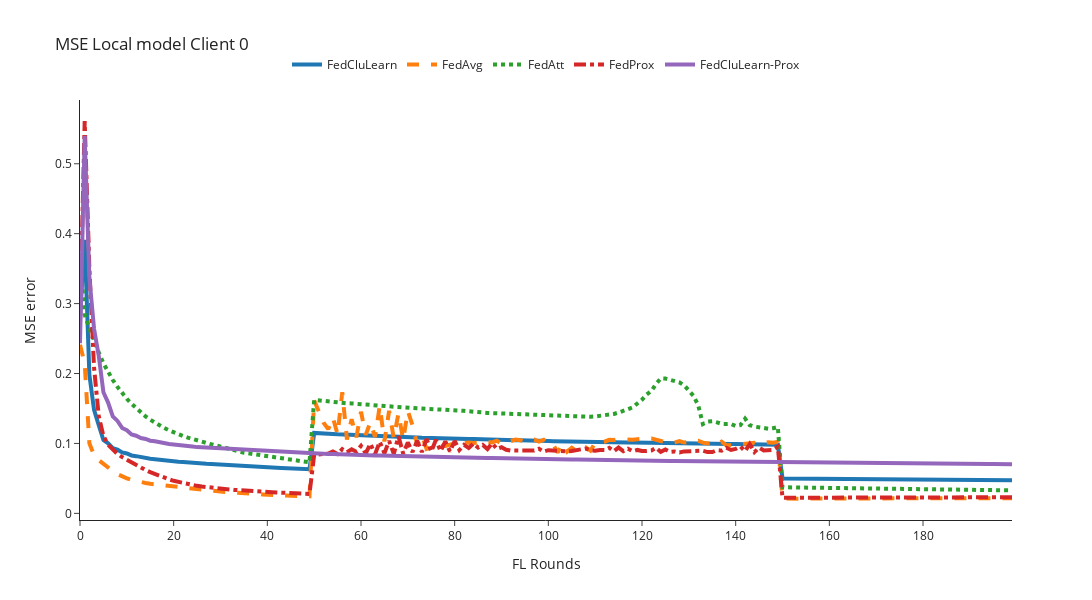
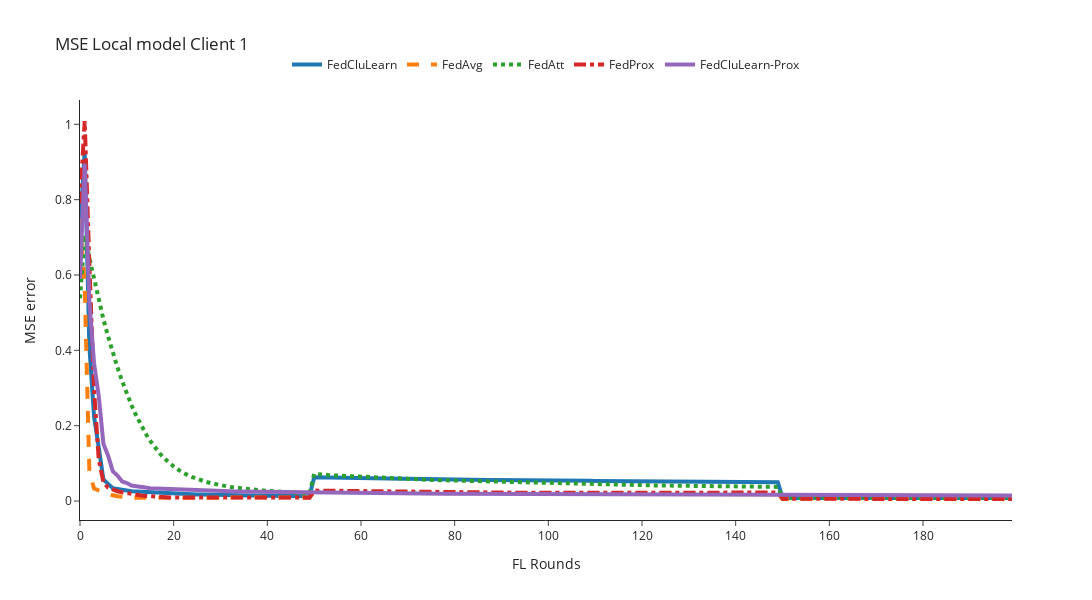
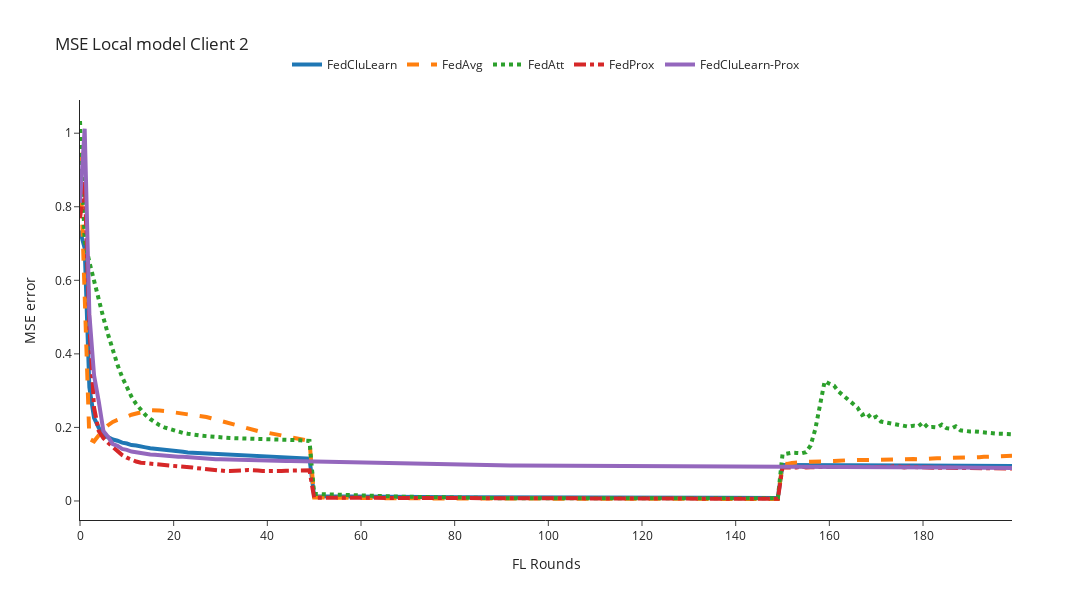

The code cell stored with these charts, in order, in its notebook:
### Code cell
for client_id in [0,1,2]:
    n_rounds, y = preprocessing_results(filenames=local_filenames, client_id=client_id, mse_column='mse')
    plot_plotly(n_rounds, y, title=f'MSE Local model Client {client_id}', y_axis_title='MSE error')

### Figure 1 — Plotly figure (JSON) as saved in the notebook; plotly's stock layout.template omitted (floating-point values rounded to 4 significant figures; data arrays with more than 128 entries replaced by an {"elided": "..."} marker saying what was removed)
{"data": [{"line": {"dash": "solid", "width": 4}, "mode": "lines", "name": "FedCluLearn", "type": "scatter", "x": {"elided": "201 int values"}, "y": {"elided": "200 float values"}}, {"line": {"dash": "dash", "width": 4}, "mode": "lines", "name": "FedAvg", "type": "scatter", "x": {"elided": "201 int values"}, "y": {"elided": "200 float values"}}, {"line": {"dash": "dot", "width": 4}, "mode": "lines", "name": "FedAtt", "type": "scatter", "x": {"elided": "201 int values"}, "y": {"elided": "200 float values"}}, {"line": {"dash": "dashdot", "width": 4}, "mode": "lines", "name": "FedProx", "type": "scatter", "x": {"elided": "201 int values"}, "y": {"elided": "200 float values"}}, {"line": {"dash": "solid", "width": 4}, "mode": "lines", "name": "FedCluLearn-Prox", "type": "scatter", "x": {"elided": "201 int values"}, "y": {"elided": "200 float values"}}], "layout": {"height": 600, "legend": {"orientation": "h", "x": 0.5, "xanchor": "center", "y": 1.05, "yanchor": "bottom"}, "title": {"text": "MSE Local model Client 0"}, "width": 1200, "xaxis": {"title": {"text": "FL Rounds"}}, "yaxis": {"title": {"text": "MSE error"}}}}

### Figure 2 — Plotly figure (JSON) as saved in the notebook; plotly's stock layout.template omitted (floating-point values rounded to 4 significant figures; data arrays with more than 128 entries replaced by an {"elided": "..."} marker saying what was removed)
{"data": [{"line": {"dash": "solid", "width": 4}, "mode": "lines", "name": "FedCluLearn", "type": "scatter", "x": {"elided": "201 int values"}, "y": {"elided": "200 float values"}}, {"line": {"dash": "dash", "width": 4}, "mode": "lines", "name": "FedAvg", "type": "scatter", "x": {"elided": "201 int values"}, "y": {"elided": "200 float values"}}, {"line": {"dash": "dot", "width": 4}, "mode": "lines", "name": "FedAtt", "type": "scatter", "x": {"elided": "201 int values"}, "y": {"elided": "200 float values"}}, {"line": {"dash": "dashdot", "width": 4}, "mode": "lines", "name": "FedProx", "type": "scatter", "x": {"elided": "201 int values"}, "y": {"elided": "200 float values"}}, {"line": {"dash": "solid", "width": 4}, "mode": "lines", "name": "FedCluLearn-Prox", "type": "scatter", "x": {"elided": "201 int values"}, "y": {"elided": "200 float values"}}], "layout": {"height": 600, "legend": {"orientation": "h", "x": 0.5, "xanchor": "center", "y": 1.05, "yanchor": "bottom"}, "title": {"text": "MSE Local model Client 1"}, "width": 1200, "xaxis": {"title": {"text": "FL Rounds"}}, "yaxis": {"title": {"text": "MSE error"}}}}

### Figure 3 — Plotly figure (JSON) as saved in the notebook; plotly's stock layout.template omitted (floating-point values rounded to 4 significant figures; data arrays with more than 128 entries replaced by an {"elided": "..."} marker saying what was removed)
{"data": [{"line": {"dash": "solid", "width": 4}, "mode": "lines", "name": "FedCluLearn", "type": "scatter", "x": {"elided": "201 int values"}, "y": {"elided": "200 float values"}}, {"line": {"dash": "dash", "width": 4}, "mode": "lines", "name": "FedAvg", "type": "scatter", "x": {"elided": "201 int values"}, "y": {"elided": "200 float values"}}, {"line": {"dash": "dot", "width": 4}, "mode": "lines", "name": "FedAtt", "type": "scatter", "x": {"elided": "201 int values"}, "y": {"elided": "200 float values"}}, {"line": {"dash": "dashdot", "width": 4}, "mode": "lines", "name": "FedProx", "type": "scatter", "x": {"elided": "201 int values"}, "y": {"elided": "200 float values"}}, {"line": {"dash": "solid", "width": 4}, "mode": "lines", "name": "FedCluLearn-Prox", "type": "scatter", "x": {"elided": "201 int values"}, "y": {"elided": "200 float values"}}], "layout": {"height": 600, "legend": {"orientation": "h", "x": 0.5, "xanchor": "center", "y": 1.05, "yanchor": "bottom"}, "title": {"text": "MSE Local model Client 2"}, "width": 1200, "xaxis": {"title": {"text": "FL Rounds"}}, "yaxis": {"title": {"text": "MSE error"}}}}
